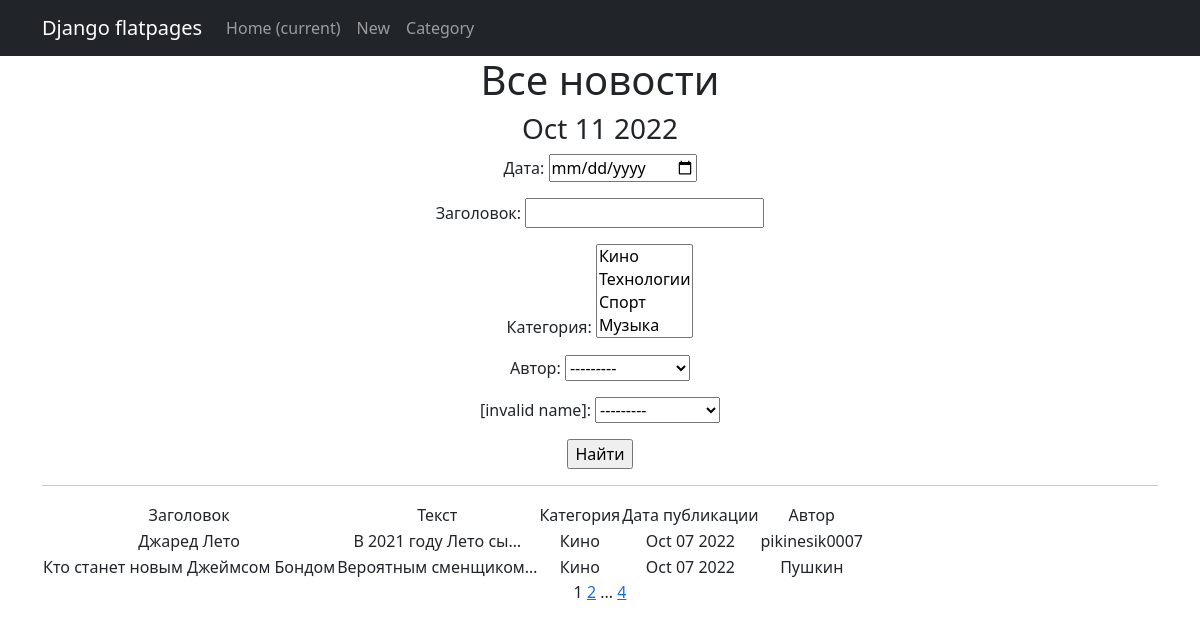
The app's page /news/search/ with its own data.
### newsproj/models.py (models this page shows, shortened)
class Category(models.Model):
    name = models.CharField(max_length=20, unique=True)
    subscribers = models.ManyToManyField(User, max_length=100, through='SubscribeCategory', blank=True)
    def __str__(self):
        return self.name.title()
    class Meta:
        verbose_name = 'Категория'
        verbose_name_plural = 'Категории'

class New(models.Model):
    author_new = models.ForeignKey('Author', on_delete=models.CASCADE, verbose_name='Автор')
    category_new = models.ManyToManyField('Category', verbose_name = 'Категория')
    date_create = models.DateTimeField(default=timezone.now, verbose_name = 'Дата публикации')
    description = models.TextField(verbose_name = 'Текст')
    name = models.CharField(max_length=50, unique=True, verbose_name = 'Заголовок')

class Author(models.Model):
    authorUser = models.OneToOneField(User, on_delete=models.CASCADE, null=True)
    def __str__(self):
        return f'{self.authorUser}'

### newsproj/views.py (the view)
# urls.py: path('search/', NewSearch.as_view(), name='news_search'),
class NewSearch(ListView):
    model = New
    template_name = 'search.html'
    context_object_name = 'news'
    paginate_by = 2
    def get_queryset(self):
        queryset = super().get_queryset()
        self.filterset = Search_Filter(self.request.GET, queryset)
        return self.filterset.qs
    def get_context_data(self, **kwargs):
        context = super().get_context_data(**kwargs)
        context['time_now'] = datetime.utcnow()
        context['next_sale'] = None
        context['filterset'] = Search_Filter (self.request.GET, queryset=self.get_queryset())
        return context

### newsproj/templatetags/custom_filters.py (called while the page is built)
@register.filter()
def censor(value):
   if isinstance(value, str):
      words = value.split()
      for word in words:
         if word == 'Редиска':
            value = value.replace("Редиска", "Р******")
   return f'{value}'

### newsproj/templatetags/custom_tags.py (called while the page is built)
@register.simple_tag(takes_context=True)
def url_replace(context, **kwargs):
   d = context['request'].GET.copy()
   for k, v in kwargs.items():
       d[k] = v
   return d.urlencode()

### templates/search.html (shortened to what this page needs)
{% extends 'flatpages/default.html' %}
{% load custom_filters %}
{% load custom_tags %}
{% block content %}
   <h1>Все новости</h1>
   <h3>{{ time_now|date:'M d Y' }}</h3>
  <form action="" method="get">
       {{ filterset.form.as_p }}
       <input type="submit" value="Найти" />
   </form>
    <form action="" method="get" >
   <hr>
   {% if news %}
       <table>
           <tr>
               <td>Заголовок</td>
               <td>Текст</td>
               <td>Категория</td>
               <td>Дата публикации</td>
               <td>Автор</td>
           </tr>
           {% for new in news %}
           <tr>
               <td>{{ new.name }}</td>
               <td>{{ new.description|truncatechars:20|censor }}</td>
               <td>
                   {% for cat in new.category_new.all %}
                       {{ cat.name }}
                   {% endfor %}
               </td>
               <td>{{ new.date_create|date:'M d Y' }}</td>
               <td>{{ new.author_new }}</td>
               <td><a href="{{ p.get_absolute_url }}"></a></td>
           </tr>
           {% endfor %}
       </table>
   {% else %}
       <h2>Новостей нет!</h2>
   {% endif %}
   {{ page_obj.number }}
   {% if page_obj.has_next %}
       <a href="?{% url_replace page=page_obj.next_page_number %}">{{ page_obj.next_page_number }}</a>
       {% if paginator.num_pages != page_obj.next_page_number %}
           ...
           <a href="?{% url_replace page=page_obj.paginator.num_pages %}">{{ page_obj.paginator.num_pages }}</a>
       {% endif %}
   {% endif %}
{% endblock content %}

### records on screen
Category: name "Кино"
New: name "Джаред Лето", description|censor "В 2021 году Лето сы…", date_create "Oct 07 2022", author_new "pikinesik0007"
New: name "Кто станет новым Джеймсом Бондом", description|censor "Вероятным сменщиком…", date_create "Oct 07 2022", author_new "Пушкин"

### other values on screen
{{ time_now|date:'M d Y' }} "Oct 11 2022"
{{ page_obj.number }} "1"
{{ page_obj.next_page_number }} "2"
{{ page_obj.paginator.num_pages }} "4"
